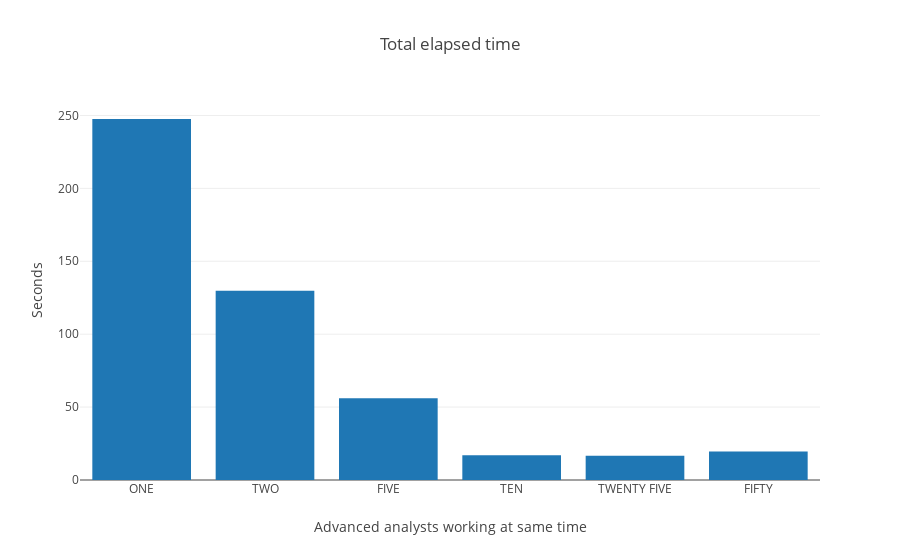

Here is the notebook cell this chart was saved with:
### Markdown cell above
#### Total elapsed time to add 100 analysis

### Code cell
plotly.offline.iplot({
    "data": [go.Bar(x=num_analysts, y=total_time)],
    "layout": go.Layout(
        title="Total elapsed time", 
        xaxis=dict(title=dict(text="Advanced analysts working at same time")),
        yaxis=dict(title=dict(text="Seconds"))
    )
})

### Figure 1 — Plotly figure (JSON) as saved in the notebook; plotly's stock layout.template omitted (floating-point values rounded to 4 significant figures)
{"data": [{"type": "bar", "uid": "b9deb8a4-751d-4c11-bf25-0689199c6f20", "x": ["ONE", "TWO", "FIVE", "TEN", "TWENTY FIVE", "FIFTY"], "y": [247.6, 129.7, 56.08, 16.97, 16.6, 19.47]}], "layout": {"title": {"text": "Total elapsed time"}, "xaxis": {"title": {"text": "Advanced analysts working at same time"}}, "yaxis": {"title": {"text": "Seconds"}}}}
